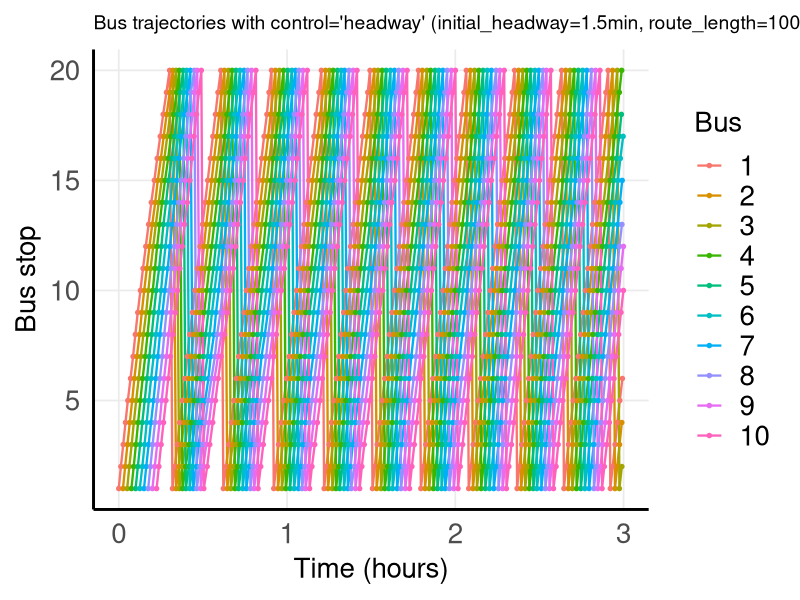
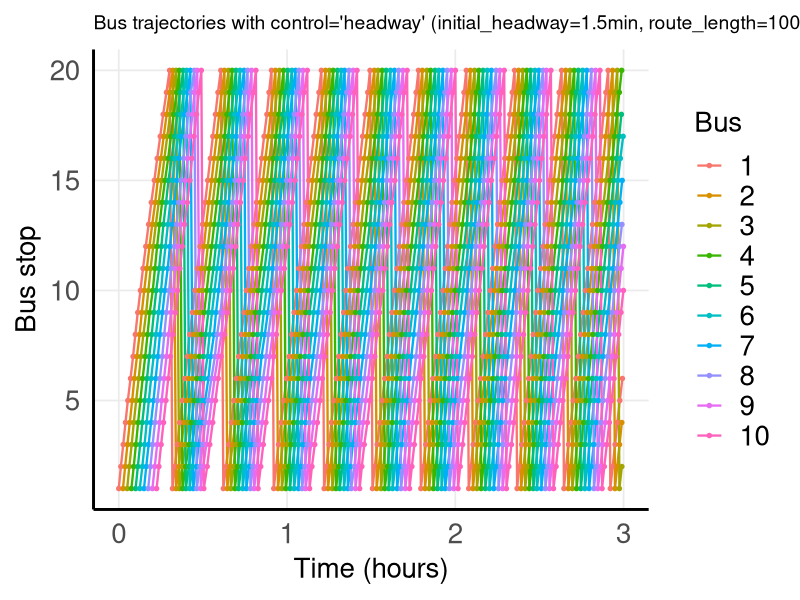
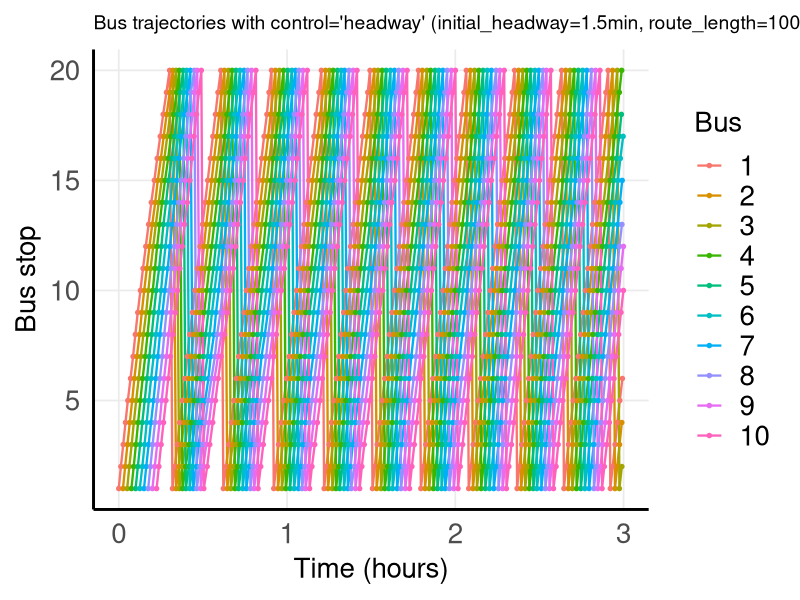
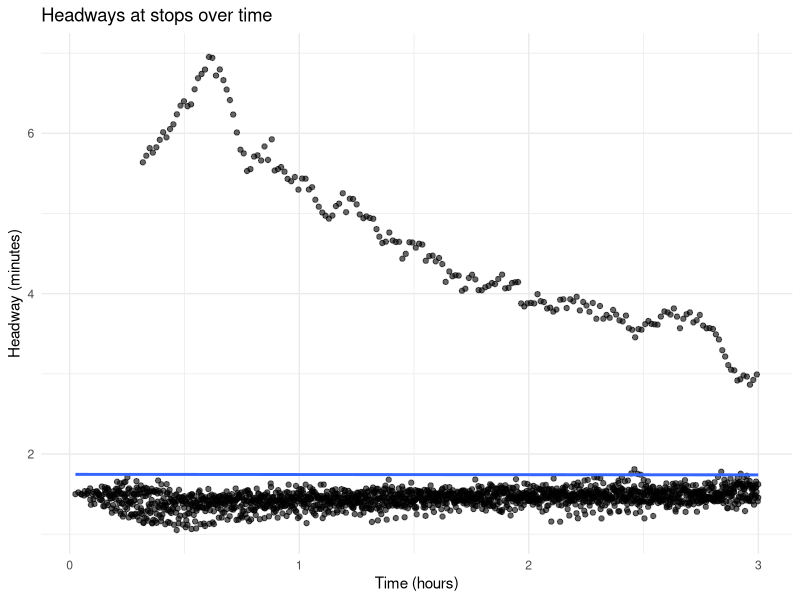
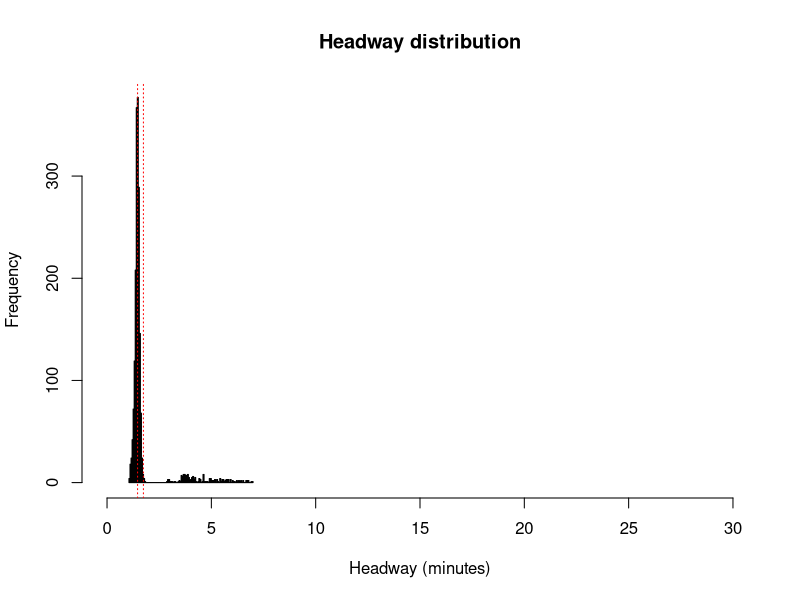
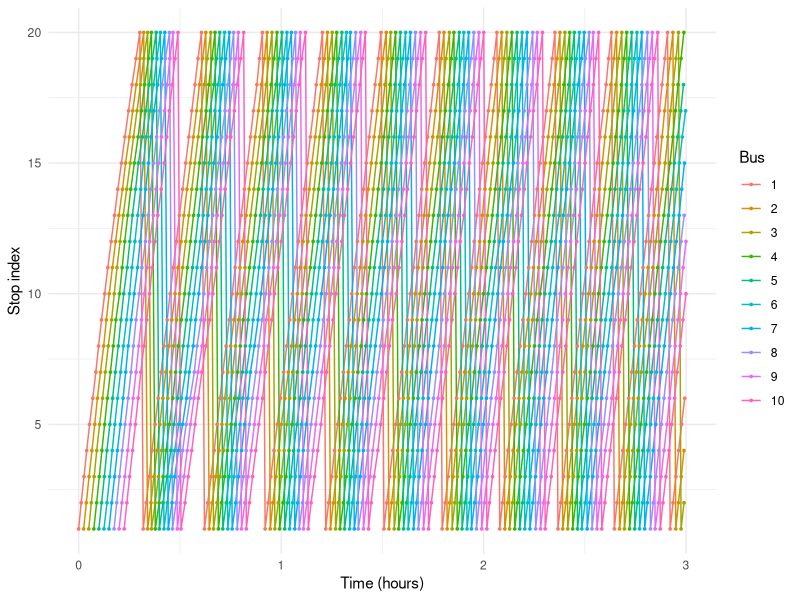

R code for these plots, in order:
# Bus bunching simulator
# www.overfitting.net
# https://www.overfitting.net/

library(ggplot2)
library(Cairo)


bus_bunching <- function(

    # Route definition:
    route_type = c("circular", "linear"),  # type of route
    route_length = 10000,     # total route length in m
    n_stops = 20,             # number of stops on the route
    n_buses = 6,              # number of buses in the simulation
    fixed_dwell = 5,          # fixed dwell time at each stop in s
    initial_headway = NULL,   # initial time delay between bus departures in s
    # headway: elapsed time between two consecutive bus arrivals at the same stop,
    # regardless of which bus arrives
    base_speed = 12,          # mean speed between stops in m/s
    travel_sd = 2,            # standard deviation of travel time between stops in s
    
    # Demand definition:
    # NOTE: at first passenger queues at stops are small or empty -> first bus rides fast
    demand_rate = 0.05,       # passenger arrival rate per stop in passengers/second
    boarding_rate = 1.0,      # boarding rate in passengers/second
    
    # Holding control:
    control = c("none", "schedule", "headway"),
    # Policies applied at stops to mitigate bus bunching. Both "headway" and "schedule"
    # operate by adding extra dwell time when a bus arrives "too early"
    # but differ in what timing reference they try to regulate
    # "none": fully unstable system, bunching emerges naturally
    # "headway": stabilizes service spacing locally, minimizes bunching but can cause drifting
    # "schedule": enforces nominal spacing, but because it still references observed headways it
    #             behaves like headway control with fixed target rather than true timetable adherence
    schedule_headway = NULL,  # target headway for schedule holding in s
    hold_limit = 60,          # maximum holding time when control is applied in s
    
    # Simulation parameters:
    warmup = 0,               # warmup time to discard initial transient (0=none) in s
    sim_time = 3*3600,        # total simulation time in s
    seed = 123                # random seed for reproducibility
    
) {
    # Optional parameters: match.arg() automatically picks the first element of the vector as default
    route_type <- match.arg(route_type)  # 'circular' by default
    control <- match.arg(control)  # 'none' by default
    if (control == "schedule" && is.null(schedule_headway)) {
        message("ERROR: schedule_headway must be provided when control = 'schedule'")
        return(NULL)
    }
    if (!is.null(seed)) set.seed(seed)
    
    # Uniform spacing assumption: only place where spatial structure enters the simulation
    seg_count <- n_stops  # number of travel segments
    seg_length <- route_length / seg_count  # distance between consecutive stops
    baseline_travel_time <- seg_length / base_speed  # mean travel time between stops 
    
    # Set default initial headway if not provided
    if (is.null(initial_headway)) {
        loop_time_mean <- (baseline_travel_time + fixed_dwell) * seg_count
        initial_headway <- loop_time_mean / n_buses
        # This would be the exact initial_headway with no passengers (demand_rate=0) to
        # make the last bus depart when the first bus is about to finish the route
        # In a real application with passengers the ideal initial_headway should be set higher
    }
    
    # Initialize buses
    buses <- data.frame(
        bus = seq_len(n_buses),
        next_stop = rep(1, n_buses),
        next_arrival = seq(0, by = initial_headway, length.out = n_buses),
        stringsAsFactors = FALSE
    )
    
    last_visit_time <- rep(0, seg_count)
    waiting_passengers <- rep(0L, seg_count)
    events <- vector("list", 0)
    
    record_event <- function(bus_id, stop_id, t_arrival, waiting, boarded, dwell, travel_time) {
        events[[length(events) + 1L]] <<- list(
            # Unlike <- (regular assignment, which assigns in the current environment)
            # <<- assigns to a variable in the parent environment or higher
            bus = bus_id,
            stop = stop_id,
            arrival = t_arrival,
            waiting = waiting,
            boarded = boarded,
            dwell = dwell,
            travel_time = travel_time
        )
    }
    
    while (TRUE) {
        next_idx <- which.min(buses$next_arrival)
        t_now <- buses$next_arrival[next_idx]
        if (t_now > sim_time) break
        
        bus_id <- buses$bus[next_idx]
        stop_id <- buses$next_stop[next_idx]
        
        delta_t <- t_now - last_visit_time[stop_id]
        if (delta_t < 0) delta_t <- 0
        new_arrivals <- rpois(1, demand_rate * delta_t)  # Poisson arrivals
        waiting_passengers[stop_id] <- waiting_passengers[stop_id] + new_arrivals
        last_visit_time[stop_id] <- t_now
        
        boarded <- waiting_passengers[stop_id]
        waiting_passengers[stop_id] <- 0L
        dwell_time <- fixed_dwell + boarded / boarding_rate
        
        # Holding control
        if (control %in% c("schedule", "headway")) {
            prev_idx <- which(sapply(events, function(x) x$stop) == stop_id)
            if (length(prev_idx) > 0) {
                last_arrival_time <- events[[tail(prev_idx, 1)]]$arrival
                headway_obs <- t_now - last_arrival_time  # headway observed from last departed bus
                
                desired_headway = if (control == "schedule") schedule_headway else initial_headway
                hold_needed <- desired_headway - headway_obs
                if (hold_needed > 0) dwell_time <- dwell_time + min(hold_needed, hold_limit)
            }
        }
        
        # Travel implementation
        travel_time <- rnorm(1, baseline_travel_time, travel_sd)
        if (!is.finite(travel_time) || travel_time < 0.2)  travel_time <- baseline_travel_time
        record_event(bus_id, stop_id, t_now, new_arrivals, boarded, dwell_time, travel_time)
        next_stop <- stop_id + 1
        
        if (route_type == "circular") {
            if (next_stop > seg_count) next_stop <- 1
            buses$next_stop[next_idx] <- next_stop
            buses$next_arrival[next_idx] <- t_now + dwell_time + travel_time
        } else {  # linear
            if (next_stop > seg_count) {
                buses$next_arrival[next_idx] <- Inf
            } else {
                buses$next_stop[next_idx] <- next_stop
                buses$next_arrival[next_idx] <- t_now + dwell_time + travel_time
            }
        }
    }
    
    if (length(events) == 0) {
        events_df <- data.frame()
    } else {
        events_df <- do.call(rbind, lapply(events, function(e) {
            data.frame(
                bus = e$bus,
                stop = e$stop,
                arrival = e$arrival,
                waiting = e$waiting,
                boarded = e$boarded,
                dwell = e$dwell,
                travel_time = e$travel_time,
                stringsAsFactors = FALSE
            )
        }))
    }
    
    # Compute headways after warmup period
    if (nrow(events_df) > 0 && warmup > 0) {
        events_df <- subset(events_df, arrival > warmup)
    }
    
    
    # Headways dataframe calculation
    headways_list <- lapply(split(events_df, events_df$stop), function(dfstop) {
        if (nrow(dfstop) <= 1) return(NULL)
        times <- sort(dfstop$arrival)
        data.frame(
            stop = dfstop$stop[1],
            arrival = times[-1],
            headway = diff(times)
        )
    })
    headways_df <- if (length(headways_list) == 0) data.frame() else do.call(rbind, headways_list)
    
    
    # Metrics calculation
    if (nrow(headways_df) == 0) {
        metrics <- list(mean_headway = NA, cv_headway = NA, mean_waiting_est = NA, percent_bunched = NA)
    } else {
        hw <- subset(headways_df, arrival > warmup)
        
        mean_headway <- mean(hw$headway)  # average time between consecutive bus arrivals at a stop
        cv_headway <- sd(hw$headway) / mean_headway  # relative dispersion of headways around their mean
        # In the context of bunching this is the primary stability metric:
        #   0.0–0.2: very regular service, 0.2–0.4: mild irregularity
        #   0.4–0.6: noticeable bunching, >0.6: severe bunching
        
        mean_waiting_est <- mean(hw$headway) / 2  # estimated mean passenger waiting time at stops
        
        med_h <- median(hw$headway)  # median of headways
        # Fraction of headways abnormally long relative to typical service
        percent_bunched <- sum(hw$headway > 2 * med_h) / nrow(hw)
        #   <0.05: very stable, 0.05–0.15: mild bunching
        #   0.15–0.30: frequent bunching, >0.30: systemically unstable
        
        # cv_headway: measures dispersion globally
        # percent_bunched: measures operational failure frequency
        # Together they are the most informative pair
        
        metrics <- list(
            # For stable statistics it is desirable that n_events >> n_stops × n_buses
            n_events = nrow(events_df),  # total number of bus arrivals recorded after warm up filtering
            mean_headway = mean_headway,
            mean_waiting_est = mean_waiting_est,  # half of mean_headway
            cv_headway = cv_headway,
            percent_bunched = percent_bunched
        )
    }
    
    
    # Record input parameters actually used by the simulation
    params <- list(
        route_type = route_type,
        route_length = route_length,
        n_stops = n_stops,
        n_buses = n_buses,
        fixed_dwell = fixed_dwell,
        initial_headway = initial_headway,
        base_speed = base_speed,
        travel_sd = travel_sd,
        demand_rate = demand_rate,
        boarding_rate = boarding_rate,
        control = control,
        schedule_headway = schedule_headway,
        hold_limit = hold_limit,
        warmup = warmup,
        sim_time = sim_time,
        seed = seed
    )
    
    
    # Output data
    list(
        events = events_df,  # dataframe
        headways = headways_df,  # datafame
        metrics = metrics,  # simulation performance parameters
        params = params  # input parameters actually used
    )
}



################################################
# SIMULATION

# Minimal run (no control):
route_length=12000
demand_rate=0.02
boarding_rate=0.5  # 1.0
initial_headway = 60*8
schedule_headway = initial_headway*2
warmup=0

control="none"
control="headway"

for (control in c("none", "headway", "schedule")) {
    res <- bus_bunching(
        n_buses = 4, n_stops = 20,
        route_length = route_length,
        sim_time = 4 * 3600,
        demand_rate = demand_rate,
        boarding_rate = boarding_rate,  # NOTE: at first passenger queues at stops are small or empty
        base_speed = 10,
        travel_sd = 3,
        control = control,
        schedule_headway = schedule_headway, hold_limit = 60,
        route_type = "circular",
        initial_headway = initial_headway,
        warmup = warmup,
        seed = 1000
    )
    

    res=bus_bunching(n_buses = 10, initial_headway = 60, demand_rate = 0.02)
    res=bus_bunching(n_buses = 10, initial_headway = 60*1.5, demand_rate = 0.02, control='headway')
    res$metrics
    res$params
    head(res$events)
    
    
    # PNG output with antialiasing
    # Plot bus trajectories (arrival time vs stop index)
    CairoPNG(paste0("busbunchingORG_", params$control, ".png"), width = 1920, height = 1080/2)
        ev <- res$events
        params <- res$params
        p=ggplot(ev, aes(x = arrival/3600, y = stop, group = bus, color = factor(bus))) +
            geom_line(linewidth = 0.8) +
            geom_point(size = 1.2) +
            labs(
                x = "Time (hours)",
                y = "Bus stop",
                color = "Bus",
                title = paste0("Bus trajectories with control='", params$control, "' ",
                               ifelse(params$control == 'schedule', paste0("[schedule_headway=",
                               round(params$schedule_headway/60,1), "min] "), ""),
                               "(initial_headway=", round(params$initial_headway/60,1),"min, route_length=",
                               params$route_length, "m, demand_rate=", params$demand_rate, "pax/s, boarding_rate=",
                               params$boarding_rate, "pax/s)")
            ) +
            theme_minimal(base_size = 22) +
            theme(
                legend.title = element_text(size = 20),
                legend.text  = element_text(size = 20),
                axis.title   = element_text(size = 20),
                axis.text    = element_text(size = 20),
                panel.grid.minor = element_blank(),
                panel.grid.major = element_line(linewidth = 0.6),
                axis.line = element_line(linewidth = 1),
                legend.key.size = unit(1.5, "lines"),
                plot.title = element_text(size = 14)  # reduce title size here
            )
        
    print(p)
    dev.off()
}


################################################
# PLOTTING

# Plotting headways over time
hw <- res$headways
png("busbunchingnone_headways.png", width=960, height=400)
ggplot(hw, aes(x = arrival/3600, y = headway/60)) +  # global aesthetics
    geom_point(alpha = 0.6) +
    geom_smooth(se = FALSE) +  # linear regresion (~headway average)
    labs(x = "Time (hours)", y = "Headway (minutes)",
         title = "Headways at stops over time") +
    # scale_y_continuous(limits = c(0, 30)) +  # set y-axis maximum to 30
    theme_minimal()
dev.off()

# Headway distribution
png("busbunchingnone_hist.png", width=960, height=280)
hist(hw$headway/60, breaks=150, xlab='Headway (minutes)', xlim=c(0,30), main='Headway distribution')
abline(v=c(mean(hw$headway/60), median(hw$headway/60)), lty='dotted', col='red')
dev.off()

# Plot bus trajectories (arrival time vs stop index)
png("busbunchingpepe.png", width=1920, height=1080)
    ev <- res$events
    ggplot(ev, aes(x = arrival/3600, y = stop, group = bus, color = factor(bus))) +
        geom_line() + geom_point(size = 0.6) +
        labs(x = "Time (hours)", y = "Stop index", color = "Bus") +
        theme_minimal()
dev.off()
